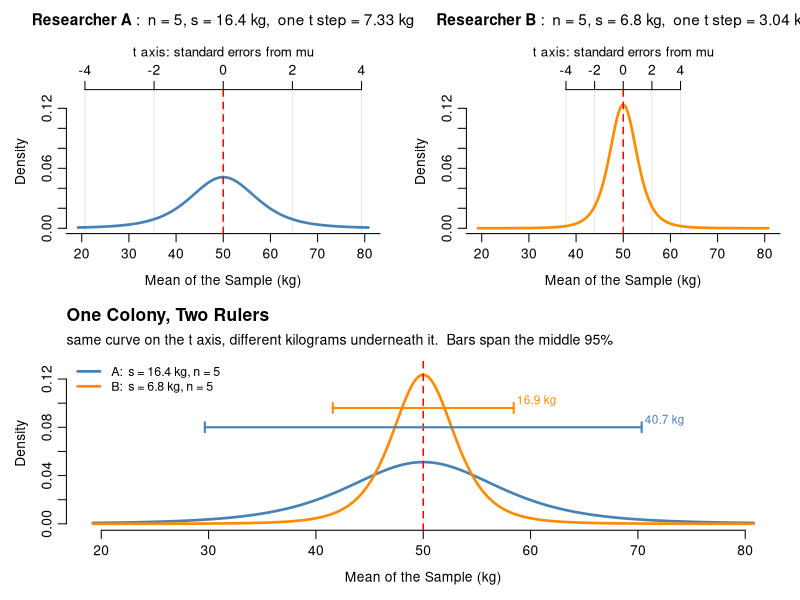

Recreate this plot in R.
# Two researchers go to the same colony, catch five penguins each, and come
# back with two different t pictures.  Neither of them made a mistake.
#
# TAxisInKilograms.R put two rulers under one curve.  This script is the next
# question: where did that ruler come from?  It came from s, and s is
# something you measured -- so a second sample brings a second ruler.
#
# The thing to watch, and the thing students get backwards:
#
#   on the t axis     nothing depends on the data.  With the same n the two
#                     curves are the SAME curve.  dt() is handed df and
#                     nothing else; it never sees a penguin.  Change n and the
#                     curves differ, but only through df -- still not through
#                     the weights.
#
#   in kilograms      everything depends on the data.  One step along the t
#                     axis is worth s/sqrt(n) kg, and s came out of the sample.
#                     Sample A's t = 2 and sample B's t = 2 sit in completely
#                     different places on the scale.
#
# So "the t distribution depends on the observed data" is true and false
# depending on which ruler you are holding, and the top two panels are the
# same shape twice with the tick labels moved.  What the data bought you is
# not a shape.  It is the exchange rate.
#
# Section 4, BIOL8001.  Companion to TAxisInKilograms.R and TCurve.R.


mu <- 50            # kg, the value the curve is centred on.  We are asking
                    # where sample means fall IF the colony mean is 50
sigma <- 12         # kg, the colony's true sd.  Used only to draw the two
                    # samples below -- neither researcher gets to see it, and
                    # it appears nowhere in a t calculation

n_a <- 5            # penguins caught by researcher A
n_b <- 5            # and by researcher B.  Set this to 15 to let the sample
                    # SIZE differ too, and the two curves stop matching even
                    # on the t axis -- different df, different shape

# Seed 429 gives two samples that agree about where the colony sits and
# disagree by a factor of two and a half about how wide a kilogram is.  That
# is the lesson, so the seed is chosen rather than lucky -- the console says
# below how ordinary each of the two draws actually is.  Comment it out and
# keep running the script to watch the ruler breathe.
set.seed(429)

# Escape hatch: put real numbers here, from class or from a data sheet, and
# the simulation is skipped.  c(41, 63, 38, 55, 44) and so on.
weights_a <- NULL
weights_b <- NULL

# 1 draws the grey double arrow under each curve spanning the middle 95%, so
#   the two widths can be compared in kilograms directly.  It is a span of the
#   curve and nothing more -- no test is being run, and no claim is being made
#   about any particular colony.  0 leaves the curves bare.
show_span <- 1

# ----------------------------------------------------------------------
# Two samples, one colony.
# ----------------------------------------------------------------------
if (is.null(weights_a)) {weights_a <- rnorm(n_a, mu, sigma)}
if (is.null(weights_b)) {weights_b <- rnorm(n_b, mu, sigma)}

n_a <- length(weights_a)
n_b <- length(weights_b)

samples <- list("A" = weights_a, "B" = weights_b)

# Everything each researcher can actually compute.  Note what is missing:
# sigma.  It went into making the penguins and plays no further part.
stats <- lapply(samples, function(x)
  list(n = length(x), xbar = mean(x), s = sd(x),
       se = sd(x) / sqrt(length(x)), df = length(x) - 1))

cat("Both samples come from one colony: mu =", mu, "kg, sigma =", sigma, "kg\n")
cat("Neither researcher knows either of those numbers.\n\n")

for (k in names(samples))
{
  cat("Researcher", k, "caught", stats[[k]]$n, "penguins:\n  ")
  cat(paste(sprintf("%.1f", sort(samples[[k]])), collapse = "  "), "kg\n")
  cat(sprintf("  xbar = %.2f kg    s = %.2f kg    se = s/sqrt(n) = %.2f kg    df = %d\n\n",
              stats[[k]]$xbar, stats[[k]]$s, stats[[k]]$se, stats[[k]]$df))
}

# ----------------------------------------------------------------------
# The exchange rate, which is the whole script in one table.  Same t readings
# down the left, two different kilogram columns beside them.
# ----------------------------------------------------------------------
cat(sprintf("%8s %16s %16s\n", "t", "kg for A", "kg for B"))
for (m in -3:3)
{
  cat(sprintf("%8.0f %16.2f %16.2f%s\n", m,
              mu + m * stats$A$se, mu + m * stats$B$se,
              if (m == 0) "   <- mu" else ""))
}

cat(sprintf("\nOne step along the t axis is %.2f kg for A and %.2f kg for B.\n",
            stats$A$se, stats$B$se))
cat(sprintf("A's ruler is %.1f times the size of B's, from the same colony.\n",
            stats$A$se / stats$B$se))

# ----------------------------------------------------------------------
# The middle 95% of each curve, in both currencies.  With equal n the t column
# is identical and only the kg column moves; with unequal n even the t column
# shifts, because df changed.
# ----------------------------------------------------------------------
crit <- sapply(stats, function(z) qt(0.975, z$df))
# unname() on the way in: crit is a named vector, so without it every value
# arrives carrying its own name and sapply hands back "A.A" and "B.B".
span <- sapply(names(stats), function(k) unname(2 * crit[k] * stats[[k]]$se))

cat("\n", sprintf("%8s %6s %10s %14s %14s", "sample", "n", "t at 95%",
                  "in kg, from", "to"), "\n", sep = "")
for (k in names(stats))
{
  cat(sprintf("%8s %6d %10.3f %14.2f %14.2f\n", k, stats[[k]]$n, crit[k],
              mu - crit[k] * stats[[k]]$se, mu + crit[k] * stats[[k]]$se))
}
cat(sprintf("\nWidths: %.1f kg for A, %.1f kg for B.\n", span["A"], span["B"]))

if (n_a == n_b)
{
  cat("Same n, so the t column is one number twice -- the curve did not\n")
  cat("change.  Only what it is worth changed.\n")
} else {
  cat("Different n here, so the t column moves too: that part is df doing it,\n")
  cat("not the weights.  The kg column moves for both reasons at once.\n")
}

# How ordinary were these two samples?  An honest footnote to a chosen seed:
# an s this small or this large is not a freak event at n = 5.  This is the
# same fact question 4c asks you to simulate.
tries <- 20000
for (k in names(stats))
{
  sims <- replicate(tries, sd(rnorm(stats[[k]]$n, mu, sigma)))
  cat(sprintf("About %2.0f%% of samples of %d give an s at least as far from %g as %s's.\n",
              100 * mean(abs(sims - sigma) >= abs(stats[[k]]$s - sigma)),
              stats[[k]]$n, sigma, k))
}

# ----------------------------------------------------------------------
# Three panels.  The top two are the same picture twice, once per researcher,
# on a shared kilogram axis -- so the curves can be compared, and so the t
# ticks on top can be seen sliding in and out while their LABELS stay put.
# The bottom panel lays them over each other.
#
# The y axis is shared as well.  Both curves enclose an area of one, so the
# narrow one has to be tall.  That is not B being more confident by decree;
# it is the same total spread over fewer kilograms.
# ----------------------------------------------------------------------
se_max <- max(stats$A$se, stats$B$se)
kg_grid <- seq(mu - 4.2 * se_max, mu + 4.2 * se_max, length.out = 700)
kg_limits <- range(kg_grid)

density_of <- function(k) dt((kg_grid - mu) / stats[[k]]$se, stats[[k]]$df) /
                          stats[[k]]$se

y_top <- max(sapply(names(stats), function(k) max(density_of(k)))) * 1.08
curve_col <- c(A = "steelblue", B = "darkorange")
t_at <- seq(-4, 4, by = 2)

layout(matrix(c(1, 2, 3, 3), nrow = 2, byrow = TRUE))

# Room above for the t ticks, the t axis title, then the panel title.
par(mar = c(4, 4, 5.4, 1.2), mgp = c(2.3, 0.7, 0))

for (k in names(stats))
{
  plot(kg_grid, density_of(k), type = "n", bty = "n", xaxt = "n",
       xlab = "Mean of the Sample (kg)", ylab = "Density",
       xlim = kg_limits, ylim = c(0, y_top), main = "")

  # The grey verticals ARE the ruler: evenly spaced in t, and therefore not
  # evenly spaced between the two panels.  Nothing happens to the curve at any
  # of them, which is what makes them safe to draw.
  abline(v = mu + t_at * stats[[k]]$se, col = "grey90", lwd = 1)

  axis(1, at = pretty(kg_limits, 6))
  axis(3, at = mu + t_at * stats[[k]]$se, labels = t_at)
  mtext("t axis: standard errors from mu", side = 3, line = 1.8, cex = 0.8)

  lines(kg_grid, density_of(k), lwd = 2.6, col = curve_col[k])
  abline(v = mu, col = "red", lwd = 1.5, lty = 2)

  mtext(bquote(bold("Researcher" ~ .(k)) ~ ":  n =" ~ .(stats[[k]]$n) * ", s =" ~
               .(round(stats[[k]]$s, 1)) ~ "kg,  one t step =" ~
               .(round(stats[[k]]$se, 2)) ~ "kg"),
        side = 3, line = 3.5, cex = 0.92)
}

# ----------------------------------------------------------------------
# Both curves, one kilogram axis.  There is deliberately no t axis on this
# panel: there is no single t axis to draw, because the two samples do not
# agree on what a t step costs.  That absence is the point of the panel.
# ----------------------------------------------------------------------
par(mar = c(4.2, 4, 3.4, 1.2))

plot(kg_grid, density_of("A"), type = "n", bty = "n",
     xlab = "Mean of the Sample (kg)", ylab = "Density",
     xlim = kg_limits, ylim = c(0, y_top), main = "")

mtext(bquote(bold("One Colony, Two Rulers")), side = 3, line = 1.7,
      cex = 1.05, adj = 0)
# The subtitle has to stop claiming one curve as soon as n differs, because
# then it honestly is two.
mtext(paste(if (n_a == n_b) "same curve on the t axis, different kilograms underneath it."
            else "different n, so two curves AND two sets of kilograms.",
            " Bars span the middle 95%"),
      side = 3, line = 0.5, cex = 0.85, adj = 0)

for (k in names(stats)) {lines(kg_grid, density_of(k), lwd = 2.6, col = curve_col[k])}
abline(v = mu, col = "red", lwd = 1.5, lty = 2)

if (show_span)
{
  heights <- c(A = y_top * 0.60, B = y_top * 0.72)
  for (k in names(stats))
  {
    lo <- mu - crit[k] * stats[[k]]$se
    hi <- mu + crit[k] * stats[[k]]$se
    arrows(lo, heights[k], hi, heights[k], code = 3, angle = 90, length = 0.05,
           col = curve_col[k], lwd = 2)
    # Just the width, parked at the right-hand tip.  Spelling out "middle 95%"
    # on each bar runs the longer label off the panel, and the subtitle has
    # already said what the bars are.
    text(hi, heights[k], labels = sprintf(" %.1f kg", span[k]),
         adj = c(0, -0.4), cex = 0.85, col = curve_col[k])
  }
}

legend("topleft",
       legend = sapply(names(stats), function(k)
         sprintf("%s:  s = %.1f kg, n = %d", k, stats[[k]]$s, stats[[k]]$n)),
       col = curve_col[names(stats)], lwd = 2.6, bty = "n", cex = 0.9)

layout(1)

cat("\nTop panels: the identical shape drawn twice.  Read the numbers on top\n")
cat("and they are the same numbers in the same order; read the numbers on the\n")
cat("bottom and they are not.  The data moved the ruler, not the curve.\n")
cat("\nBottom panel: what that costs.  Two honest reports about one colony,\n")
cat("differing by", sprintf("%.1f", abs(span["A"] - span["B"])), "kg in width, because one sample happened to\n")
cat("catch a more varied five than the other.\n")
